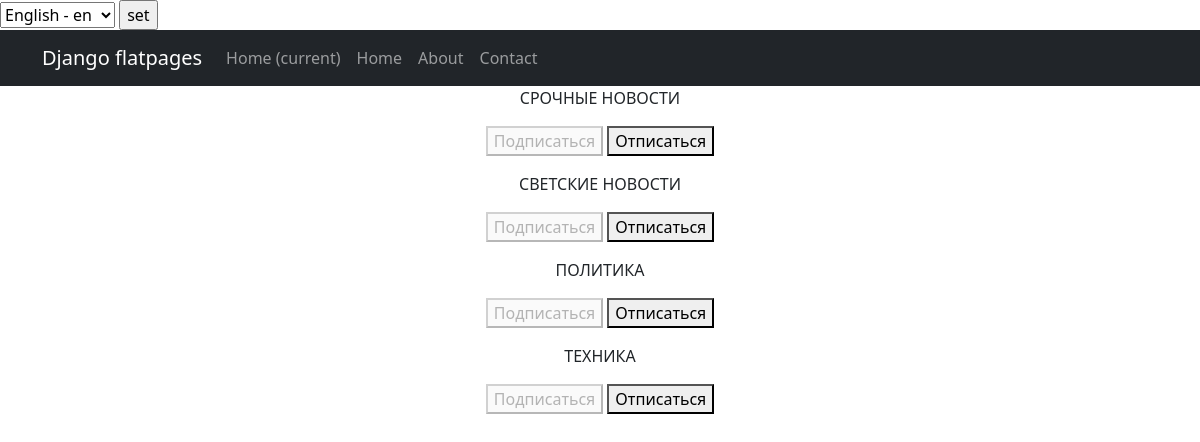
The page /news/subscriptions/ (signed in) on the database its author committed.
### news/models.py (models this page shows, shortened)
class Category(models.Model):
    gossip = 'GS'
    policy = 'PO'
    technology = 'TH'
    bullet = 'BL'
    TEMATIC = [
        (gossip, 'СВЕТСКИЕ НОВОСТИ'),
        (policy, 'ПОЛИТИКА'),
        (technology, 'ТЕХНИКА'),
        (bullet, 'СРОЧНЫЕ НОВОСТИ')
    ]
    thematic = models.CharField(max_length=2, choices=TEMATIC, unique=True, help_text=_('category name'))
    subscribers = models.ManyToManyField(User, blank=True, related_name='categories')

### news/views.py (the view, shortened to what this page needs)
# urls.py: path('subscriptions/', subscriptions, name='subscriptions'),
@login_required
@csrf_protect
def subscriptions(request):
    categories_with_subscriptions = Category.objects.annotate(
        user_subscribed=Exists(
            Subscription.objects.filter(
                user=request.user,
                category=OuterRef('pk'),
            )
        )
    ).order_by('thematic')
    return render(
        request,
        'subscriptions.html',
        {'categories': categories_with_subscriptions},
    )

### templates/subscriptions.html (shortened to what this page needs)
{% extends 'flatpages/default.html' %}
{% block content %}
    {% for category in categories  %}
        <p>
            {{ category.get_thematic_display }}
            <form method="post">
                {% if category.user_subscribed %}
                    <button disabled>Подписаться</button>
                    <button name="action" value="unsubscribe">Отписаться</button>
                {% else %}
                    <button name="action" value="subscribe">Подписаться</button>
                    <button disabled>Отписаться</button>
                {% endif %}
            </form>
        </p>
    {% endfor %}
{% endblock content %}

### rows shown on the page
Category: thematic "СРОЧНЫЕ НОВОСТИ", shows "Подписаться"
Category: thematic "СВЕТСКИЕ НОВОСТИ", shows "Подписаться"
Category: thematic "ПОЛИТИКА", shows "Подписаться"
Category: thematic "ТЕХНИКА", shows "Подписаться"

### other values the page prints
form field language "English - en"
